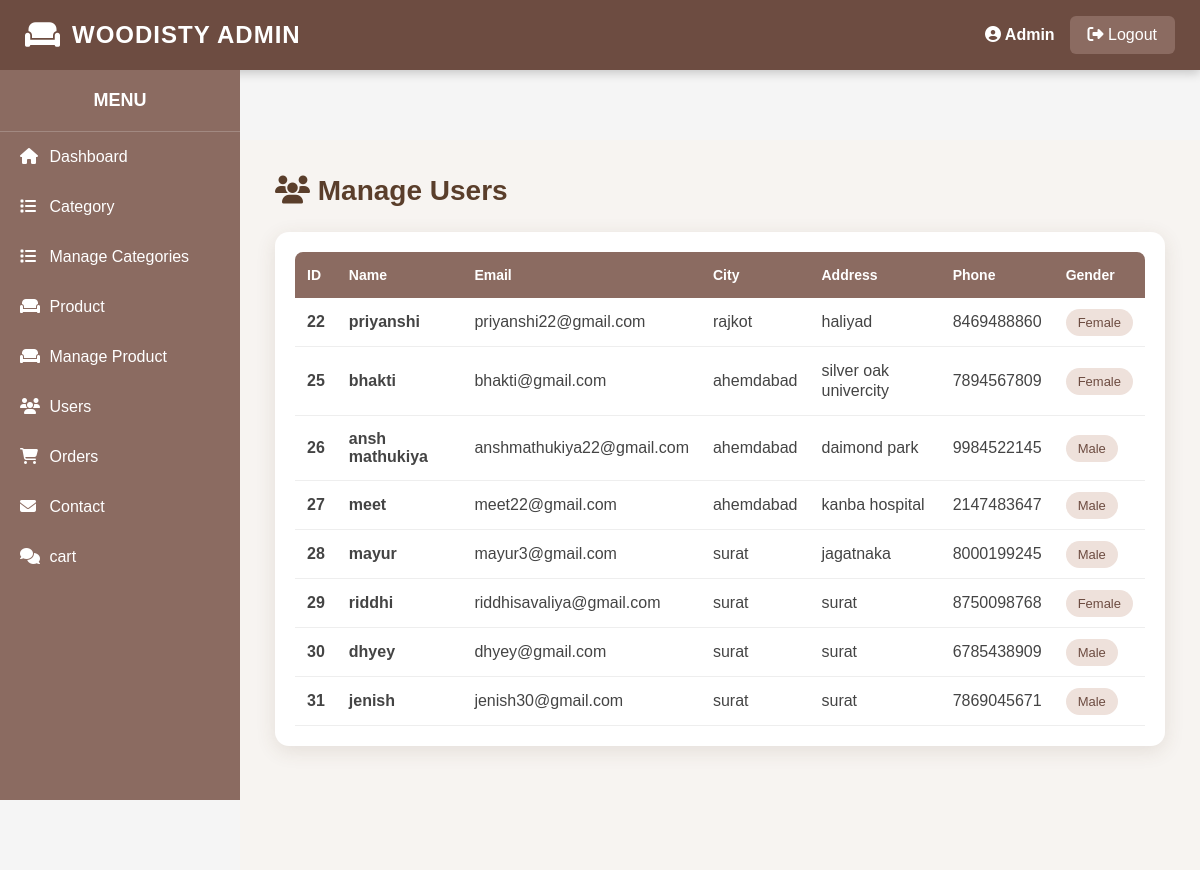
The page /admin/user.php (signed in) on the database its author committed.
### tables this page shows
CREATE TABLE `reg` (
  `rid` int(200) NOT NULL,
  `name` varchar(200) NOT NULL,
  `email` varchar(200) NOT NULL,
  `pwd` varchar(10) NOT NULL,
  `city` varchar(200) NOT NULL,
  `address` varchar(300) NOT NULL,
  `phone` varchar(10) NOT NULL,
  `gender` varchar(20) NOT NULL,
  `utype` varchar(20) NOT NULL
);

### admin/user.php (the view, shortened to what this page needs)
<?php
include("../connection.php");
include("heder.php");
include("sidebar.php");
?>
<div class="content">
    <div class="page-header">
        <h2>
            <i class="fas fa-users"></i>
            Manage Users
        </h2>
    </div>
    <div class="user-table-box">
        <table class="user-table">
            <tr>
                <th>ID</th>
                <th>Name</th>
                <th>Email</th>
                <th>City</th>
                <th>Address</th>
                <th>Phone</th>
                <th>Gender</th>
            </tr>
            <?php
            $result = mysqli_query($con,
            "SELECT * FROM reg
             WHERE utype='user'
             ORDER BY rid ASC");
            if(mysqli_num_rows($result)>0)
            {
                while($row=mysqli_fetch_assoc($result))
                {
            ?>
            <tr>
                <td class="user-id">
                    <?php echo $row['rid']; ?>
                </td>
                <td class="user-name">
                    <?php echo $row['name']; ?>
                </td>
                <td>
                    <?php echo $row['email']; ?>
                </td>
                <td>
                    <?php echo $row['city']; ?>
                </td>
                <td class="address">
                    <?php echo $row['address']; ?>
                </td>
                <td>
                    <?php echo $row['phone']; ?>
                </td>
                <td>
                    <span class="gender-badge">
                        <?php echo $row['gender']; ?>
                    </span>
                </td>
            </tr>
            <?php
                }
            }
            ?>
        </table>
    </div>
</div>
</body>
</html>

### admin/heder.php (style rules this page uses)
* { margin:0; padding:0; box-sizing:border-box; font-family:Arial,sans-serif; }
body { background:#f5f5f5; }

### admin/sidebar.php (style rules this page uses)
.content { margin-left:240px; margin-top:70px; padding:30px; }

### admin/user.php (style rules this page uses)
.content { margin-left:240px; margin-top:70px; padding:35px; background:#f7f4f1; min-height:calc(100vh - 70px); }
.page-header { display:flex; justify-content:space-between; align-items:center; margin-bottom:25px; }
.page-header h2 { margin:0; color:#5a3e2b; font-size:28px; }
.user-table-box { background:#fff; padding:20px; border-radius:14px; box-shadow:0 5px 20px rgba(90,62,43,.12); overflow-x:auto; }
.user-table { width:100%; border-collapse:separate; border-spacing:0; }
.user-table th { background:#8B6B61; color:#fff; padding:15px 12px; text-align:left; font-size:14px; }
.user-table th:first-child { border-top-left-radius:8px; }
.user-table th:last-child { border-top-right-radius:8px; }
.user-table td { padding:14px 12px; border-bottom:1px solid #eee; color:#444; }
.user-id { font-weight:bold; color:#6D4C41; }
.user-name { font-weight:bold; color:#5a3e2b; }
.address { max-width:220px; line-height:20px; }
.gender-badge { background:#eee1db; color:#6D4C41; padding:6px 12px; border-radius:20px; font-size:13px; }

### rows shown on the page
reg: rid "22", name "priyanshi", email "priyanshi22@gmail.com", city "rajkot", address "haliyad", phone "8469488860", gender "Female"
reg: rid "25", name "bhakti", email "bhakti@gmail.com", city "ahemdabad", address "silver oak univercity", phone "7894567809", gender "Female"
reg: rid "26", name "ansh mathukiya", email "anshmathukiya22@gmail.com", city "ahemdabad", address "daimond park", phone "9984522145", gender "Male"
reg: rid "27", name "meet", email "meet22@gmail.com", city "ahemdabad", address "kanba hospital", phone "2147483647", gender "Male"
reg: rid "28", name "mayur", email "mayur3@gmail.com", city "surat", address "jagatnaka", phone "8000199245", gender "Male"
reg: rid "29", name "riddhi", email "riddhisavaliya@gmail.com", city "surat", address "surat", phone "8750098768", gender "Female"
reg: rid "30", name "dhyey", email "dhyey@gmail.com", city "surat", address "surat", phone "6785438909", gender "Male"
reg: rid "31", name "jenish", email "jenish30@gmail.com", city "surat", address "surat", phone "7869045671", gender "Male"
